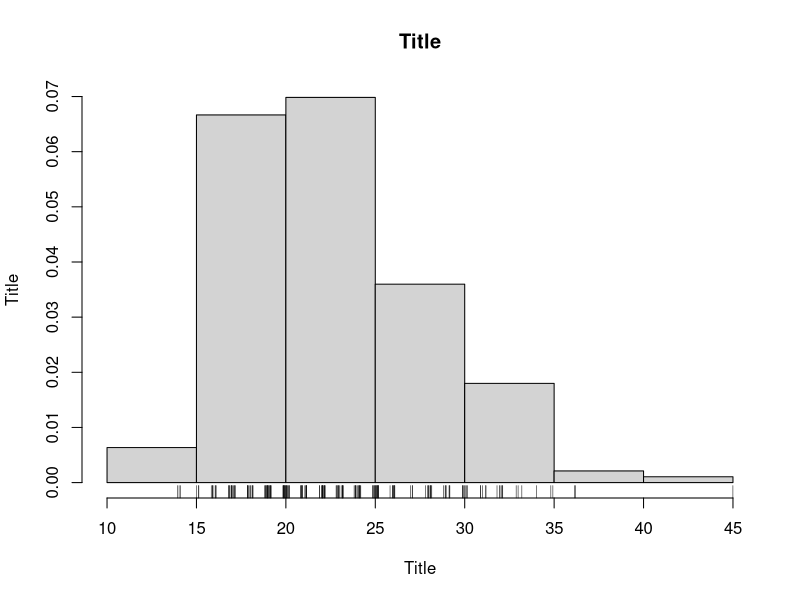

This figure's R source: (Note: this script raises an error after producing the figure.)
## ---- chunk 1
BD <- readxl::read_excel("data/lbw.xlsx") # Requer lib reaxl
hist(BD$age, main = "Title", xlab = "Title", ylab = "Title", prob = T)
rug(jitter(BD$age))#;lines( density(x),col="red" )
## ---- chunk 2
tapply(BD$`Idade materna (anos)`, BD$`Tagabismo durante a gravidez`, mean)
## ---- chunk 3
hist(BD$`Idade materna (anos)`, main = "Title", xlab = "Title", ylab = "Title", prob = T)
rug(jitter(BD$`Idade materna (anos)`));lines( density(BD$`Idade materna (anos)`),col="red" )
## ---- chunk 4
tapply(BD$`Peso materno no último ciclo mestrual (kg)`, BD$Raça, median)
## ---- chunk 5
library(modeest)
tapply(BD$`Idade materna (anos)`, BD$`Hipertensão materna`, mfv)
## ---- chunk 6
scatter.smooth(BD$`Peso materno no último ciclo mestrual (kg)`,BD$`Peso ao nascer (g)`,main="",xlab="",ylab="")
